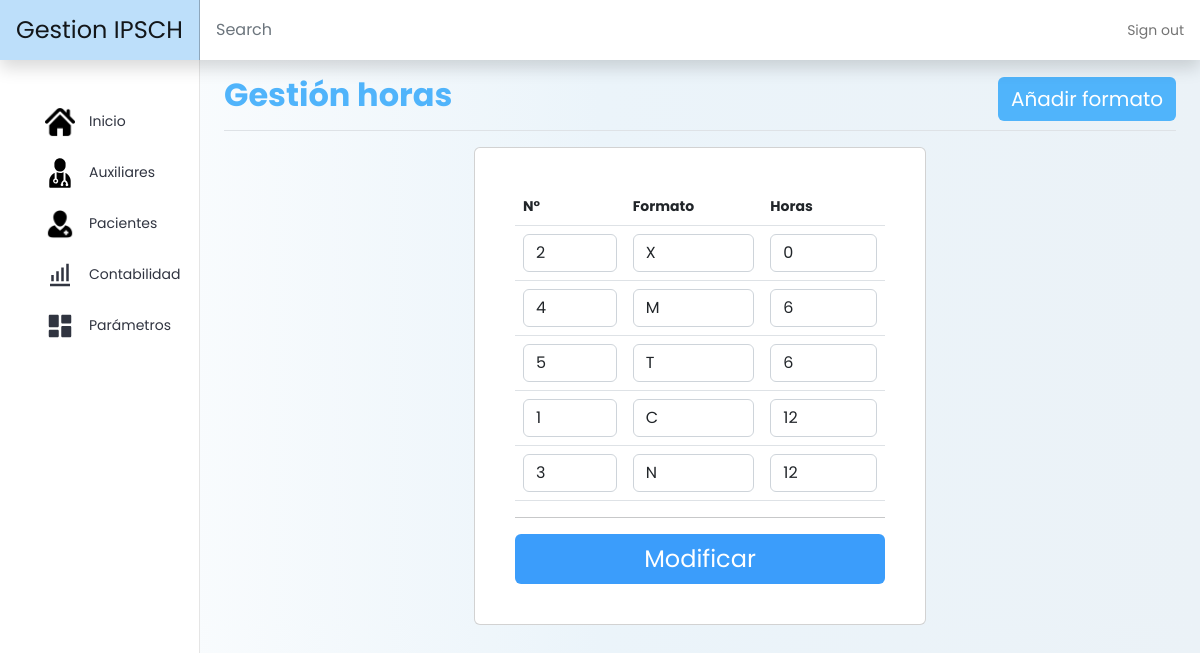
Page /proyecto/view/gestion/horas.php on the committed database.
### tables this page shows
CREATE TABLE `horas` (
  `id` int(11) NOT NULL,
  `Formato` varchar(5) NOT NULL,
  `Horas` int(11) NOT NULL
);

### proyecto/view/gestion/horas.php (the view, shortened to what this page needs)
<!doctype html>
<html lang="en">
<head>
  <link rel="stylesheet" href="https://cdn.jsdelivr.net/npm/bootstrap-icons@1.9.1/font/bootstrap-icons.css">
  <link rel="stylesheet" href="../../estilos.css">
  <link href="https://cdn.jsdelivr.net/npm/bootstrap@5.2.2/dist/css/bootstrap.min.css" rel="stylesheet">
  <link href="../../../assets/dist/css/bootstrap.min.css" rel="stylesheet">
  <link href="dashboard.css" rel="stylesheet">
</head>
<body>
  <header class="navbar navbar-light sticky-top flex-md-nowrap p-0 shadow" style="background-color: #fff;">
    <a class="navbar-brand col-md-3 col-lg-2 me-0 px-3 fs-4" href="#" style="background-color: #bddffa;">Gestion IPSCH</a>
    <input class="form-control form-control-dark w-100 rounded-0 border-0" type="text" placeholder="Search" aria-label="Search">
    <div class="navbar-nav">
      <div class="nav-item text-nowrap">
        <a class="nav-link px-3" href="../../../index.html">Sign out</a>
      </div>
    </div>
  </header>
  <div class="container-fluid">
    <div class="row">
      <nav id="sidebarMenu" class="col-md-3 col-lg-2 d-md-block bg-white sidebar collapse">
        <div class="position-sticky pt-3 sidebar-sticky">
          <ul class="nav flex-column">
            <li class="py-3"></li>
            <li class="list__item">
              <div class="list__button">
                <img src="../../../assets/home.png" style="width: 30px;" class="list__img">
                <a href="../../inicio.php" class="nav__link">Inicio</a>
              </div>
            </li>
            <li class="list__item">
              <div class="list__button">
                <img src="../../../assets/medico.svg" style="width: 30px;" class="list__img">
                <a href="../auxiliares/auxiliares.php" class="nav__link">Auxiliares</a>
              </div>
            </li>
            <li class="list__item">
              <div class="list__button">
                <img src="../../../assets/patient.png" style="width: 30px;" class="list__img">
                <a href="../pacientes/pacientes.php" class="nav__link">Pacientes</a>
              </div>
            </li>
            <li class="list__item">
              <div class="list__button">
                <img src="../../../assets/stats.svg" style="width: 30px;" class="list__img">
                <a href="#" class="nav__link">Contabilidad</a>
              </div>
            </li>
            <li class="list__item list__item--click">
              <div class="list__button list__button--click">
                <img src="../../../assets/dashboard.svg" style="width: 30px;" class="list__img">
                <a href="#" class="nav__link">Parámetros</a>
              </div>
            </li>
          </ul>
        </div>
      </nav>
      <main class="col-md-9 ms-sm-auto col-lg-10 px-md-4">
        <div class="d-flex justify-content-between flex-wrap flex-md-nowrap align-items-center pt-3 pb-2 mb-3 border-bottom">
          <h1 class="h2" style="color: #50b4fb; font-weight: bolder;">Gestión horas</h1>
          <div class="btn-toolbar mb-2 mb-md-0">
            <div>
              <div>
                <a href="añadir_formato.php"><button class="btn text-white fs-5" style="background-color: #50b4fb;">Añadir formato</button></a>
              </div>
            </div>
          </div>
        </div>
        <div class="container">
          <div class="col mg-5 justify-content-center" style="align-items: center;">
            <div class="row row-cols-1 row-cols-md-2 g-4 justify-content-center">
              <div class="col">
                <div class="card">
                  <div class="card-body">
                    <form class="p-4" method="POST" action="../../controller/gestion/horas.php">
                      <table class="table">
                        <thead>
                          <tr>
                            <th scope="col">N°</th>
                            <th scope="col">Formato</th>
                            <th scope="col">Horas</th>
                          </tr>
                        </thead>
                        <tbody>
                          <?php
                          $sql = $bd->query("SELECT * FROM horas ORDER BY Horas");
                          $rsql = $sql->fetchall(PDO::FETCH_OBJ);
                          foreach ($rsql as $datos) {
                          ?>
                            <tr>
                              <th scope="row"><input type="text" class="form-control" name="id<?php echo $datos->id ?>" value="<?php echo $datos->id ?>" autofocus required></th>
                              <td><input type="text" class="form-control" name="formato<?php echo $datos->id ?>" value="<?php echo $datos->Formato ?>" autofocus required></td>
                              <td><input type="text" class="form-control" name="horas<?php echo $datos->id ?>" value="<?php echo $datos->Horas ?>" autofocus required></td>
                            </tr>
                          <?php
                          }
                          ?>
                        </tbody>
                      </table>
                      <hr>
                      <div class="form-footer">
                        <div class="d-grid">
                          <input type="submit" class="btn text-white fs-4" style="background-color: #3b9dfb;" value="Modificar">
                        </div>
                      </div>
                    </form>
                  </div>
                </div>
              </div>
            </div>
          </div>
        </div>
      </main>
    </div>
  </div>
</body>
</html>

### proyecto/estilos.css (style rules this page uses)
* { margin: 0; padding: 0; box-sizing: border-box; }
body { background: #EAEBEF; font-family: 'Poppins', sans-serif; }
.nav { width: 300px; }
.nav__link { color: #303440; display: block; padding: 15px 0; text-decoration: none; }
.list__item { list-style: none; width: 100%; text-align: center; overflow: hidden; }
.list__item--click { cursor: pointer; }
.list__button { display: flex; align-items: center; gap: 1em; width: 70%; margin: 0 auto; }

### proyecto/view/gestion/dashboard.css (style rules this page uses)
body { font-size: .875rem; background: linear-gradient(to left, #ebf2f7,#ebf4fa,#ffffff) }
.sidebar { position: fixed; top: 0; bottom: 0; left: 0; z-index: 100; padding: 48px 0 0; box-shadow: inset -1px 0 0 rgba(0, 0, 0, .1); }
.sidebar-sticky { height: calc(100vh - 48px); overflow-x: hidden; overflow-y: auto; }
.navbar-brand { padding-top: .75rem; padding-bottom: .75rem; background-color: rgba(0, 0, 0, .25); box-shadow: inset -1px 0 0 rgba(0, 0, 0, .25); }
.navbar .form-control { padding: .75rem 1rem; }
.form-control-dark { color: #fff; background-color: rgba(255, 255, 255, .1); border-color: rgba(255, 255, 255, .1); }

### proyecto/view/gestion/horas.php (style rules this page uses)
body { font-family: 'Poppins', sans-serif; }

### rows in the picture
horas: id "2", Formato "X", Horas "0"
horas: id "4", Formato "M", Horas "6"
horas: id "5", Formato "T", Horas "6"
horas: id "1", Formato "C", Horas "12"
horas: id "3", Formato "N", Horas "12"
